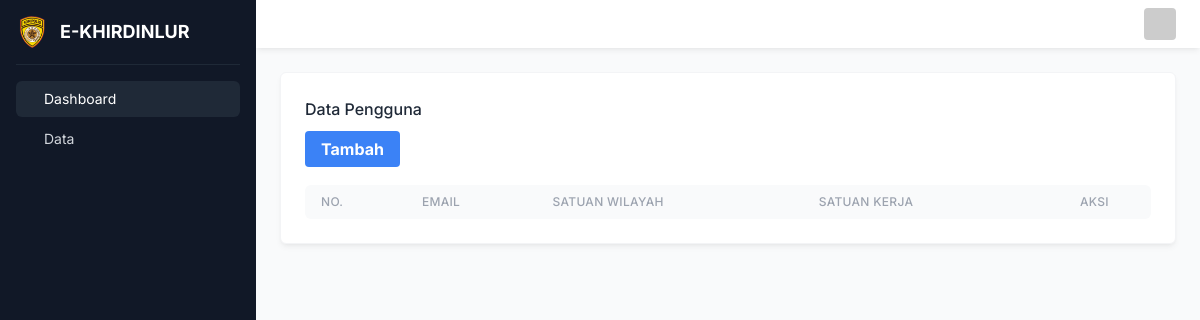
The app's page /administrator/index.php?x=datapengguna, older data.
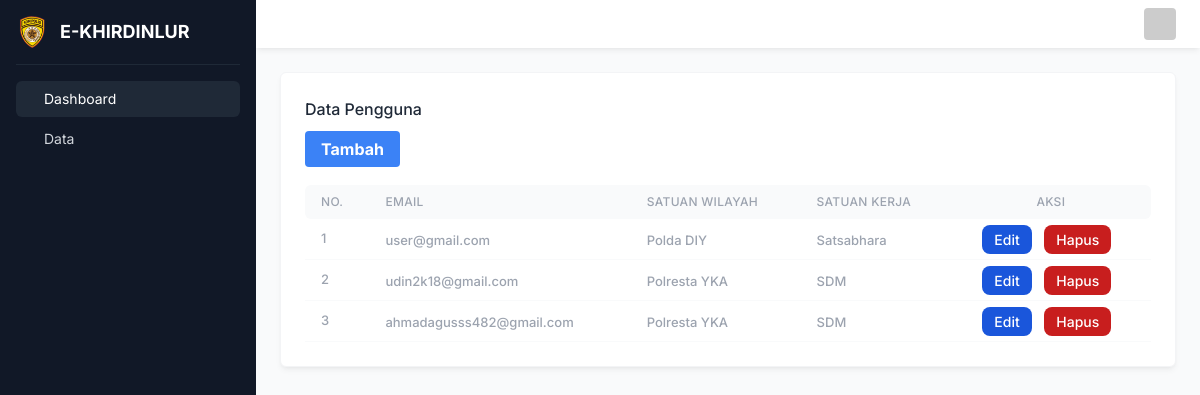
The same page, newer data.
### tables this page shows
CREATE TABLE `tb_user` (
  `User_ID` int(11) NOT NULL,
  `User_Name` varchar(50) NOT NULL,
  `User_Email` varchar(50) NOT NULL,
  `User_Password` varchar(50) NOT NULL,
  `User_Satwil` varchar(50) NOT NULL,
  `User_Satker` varchar(255) NOT NULL,
  `User_Role` varchar(50) NOT NULL
);

### administrator/datapengguna.php (the view)
<div class="p-6">
    <div class="bg-white border border-gray-100 shadow-md shadow-black/5 p-6 rounded-md">
        <div class="flex justify-between mb-4 items-start">
            <div class="font-medium">Data Pengguna</div>
        </div>
        <div>
            <a href="index.php?x=datapenggunacreate"
                class="bg-blue-500 hover:bg-blue-700 text-white font-bold py-2 px-4 rounded">
                Tambah
            </a>
        </div>
        <br>
        <div class="overflow-x-auto">
            <table class="w-full min-w-[540px]" data-tab-for="order">
                <thead>
                    <tr>
                        <th
                            class="text-[12px] uppercase tracking-wide font-medium text-gray-400 py-2 px-4 bg-gray-50 text-left rounded-tl-md rounded-bl-md">
                            No.</th>
                        <th
                            class="text-[12px] uppercase tracking-wide font-medium text-gray-400 py-2 px-4 bg-gray-50 text-left">
                            Email</th>
                        <th
                            class="text-[12px] uppercase tracking-wide font-medium text-gray-400 py-2 px-4 bg-gray-50 text-left">
                            Satuan Wilayah</th>
                        <th
                            class="text-[12px] uppercase tracking-wide font-medium text-gray-400 py-2 px-4 bg-gray-50 text-left">
                            Satuan Kerja</th>
                        <th
                            class="text-[12px] uppercase tracking-wide font-medium text-gray-400 py-2 px-4 bg-gray-50 text-center rounded-tr-md rounded-br-md">
                            Aksi</th>
                    </tr>
                </thead>
                <tbody>
                    <?php include '../config/koneksi.php'; ?>
                    <?php $nomor = 1; ?>
                    <?php $result = $koneksi->query("SELECT * FROM tb_user WHERE User_Role = 'User'"); ?>
                    <?php while ($pecah = $result->fetch_assoc()) { ?>
                        <tr>
                            <td class="py-2 px-4 border-b border-b-gray-50 text-center">
                                <div class="flex items-center">
                                    <span class="text-[13px] font-medium text-gray-400">
                                        <?php echo $nomor; ?>
                                    </span>
                                </div>
                            </td>
                            <td class="py-2 px-4 border-b border-b-gray-50">
                                <span class="text-[13px] font-medium text-gray-400">
                                    <?php echo $pecah['User_Email']; ?>
                                </span>
                            </td>
                            <td class="py-2 px-4 border-b border-b-gray-50">
                                <span class="text-[13px] font-medium text-gray-400">
                                    <?php echo $pecah['User_Satwil']; ?>
                                </span>
                            </td>
                            <td class="py-2 px-4 border-b border-b-gray-50">
                                <span class="text-[13px] font-medium text-gray-400">
                                    <?php echo $pecah['User_Satker']; ?>
                                </span>
                            </td>
                            <td class="py-2 px-4 border-b border-b-gray-50 text-center">
                                <a href="index.php?x=datapenggunaupdate&id=<?php echo $pecah['User_ID']; ?>"
                                    class="text-white bg-blue-700 hover:bg-blue-800 font-medium rounded-lg text-sm px-3 py-1.5 me-2 mb-2 dark:bg-blue-600 dark:hover:bg-blue-700 focus:outline-none dark:focus:ring-blue-800">Edit</a>
                                <a href="index.php?x=datapenggunadelete&id=<?php echo $pecah['User_ID']; ?>"
                                    onclick="return confirm('Apakah Anda Yakin ?');"
                                    class="focus:outline-none text-white bg-red-700 hover:bg-red-800 font-medium rounded-lg text-sm px-3 py-1.5 me-2 mb-2 dark:bg-red-600 dark:hover:bg-red-700 dark:focus:ring-red-900">Hapus</a>
                            </td>
                        </tr>
                        <?php $nomor++ ?>
                    <?php } ?>
                </tbody>
            </table>
        </div>
    </div>
</div>

Row changes from the older to the newer data that the page shows:
added tb_user: User_Email "user@gmail.com", User_Satwil "Polda DIY", User_Satker "Satsabhara"
added tb_user: User_Email "udin2k18@gmail.com", User_Satwil "Polresta YKA", User_Satker "SDM"
added tb_user: User_Email "ahmadagusss482@gmail.com", User_Satwil "Polresta YKA", User_Satker "SDM"
